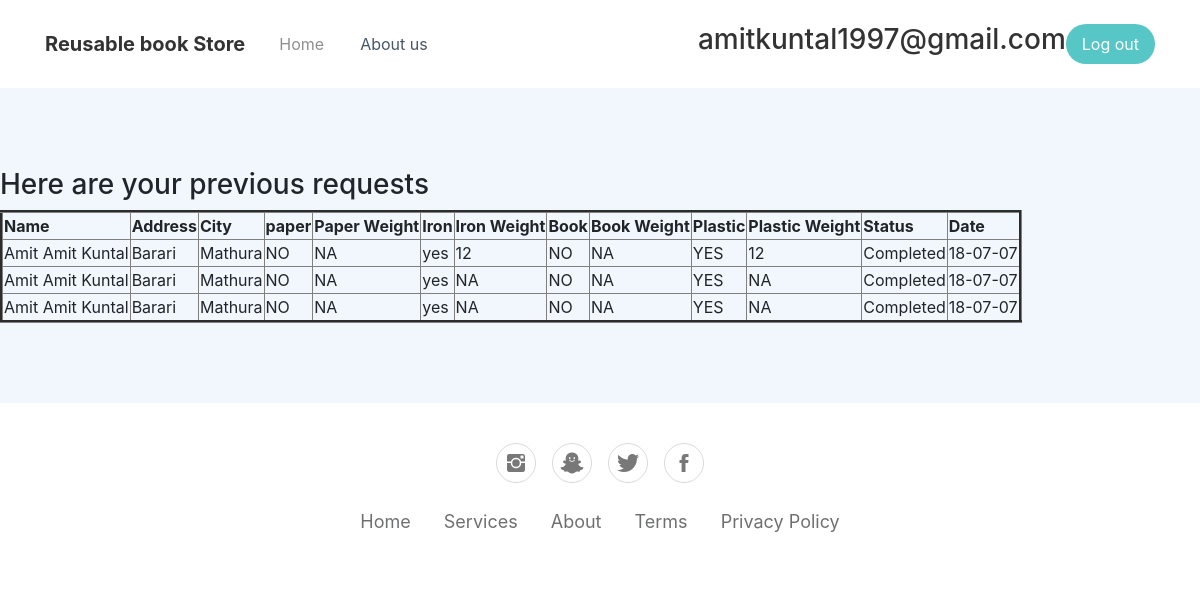
/admin/updateweight.php (signed in), run on the app's committed database.
### tables this page shows
CREATE TABLE IF NOT EXISTS `requests` (
  `requestid` varchar(15) NOT NULL,
  `name` varchar(30) NOT NULL,
  `phone` bigint(10) NOT NULL,
  `address` varchar(50) NOT NULL,
  `street` varchar(30) NOT NULL,
  `city` varchar(20) NOT NULL,
  `state` varchar(20) NOT NULL,
  `zip` varchar(6) NOT NULL,
  `status` text NOT NULL,
  `date` varchar(12) NOT NULL,
  `email` varchar(30) NOT NULL,
  `paper` varchar(3) NOT NULL,
  `pweight` decimal(10,0) NOT NULL,
  `metal` varchar(3) NOT NULL,
  `mweight` decimal(10,0) NOT NULL,
  `book` varchar(3) NOT NULL,
  `bweight` decimal(10,0) NOT NULL,
  `plastic` varchar(3) NOT NULL,
  `plweight` decimal(10,0) NOT NULL,
  PRIMARY KEY (`requestid`)
);

### admin/updateweight.php (the view, shortened to what this page needs)
<?php
if(!isset($_SESSION["sess_user"])){
	header("location:untitled.php");
} else {
?>
<!DOCTYPE html>
<html>
<head>
    <link rel="stylesheet" href="assets/bootstrap/css/bootstrap.min.css">
    <link rel="stylesheet" href="assets/fonts/ionicons.min.css">
    <link rel="stylesheet" href="assets/css/styles.min.css">
</head>
<body>
    <div>
        <nav class="navbar navbar-light navbar-expand-md navigation-clean-button">
            <div class="container"><a class="navbar-brand" href="index.html">Reusable book Store</a>
                <div
                    class="collapse navbar-collapse" id="navcol-1">
                    <ul class="nav navbar-nav mr-auto">
                        <li class="nav-item" role="presentation"><a class="nav-link active" href="#">Home</a></li>
                        <li class="nav-item" role="presentation"><a class="nav-link" href="about.php">About us</a></li>
                    </ul>
					<h3><?php echo $_SESSION['sess_user']; ?></h3>
					<span class="navbar-text actions"> <a class="btn btn-light action-button" role="button" href="logout.php">Log out</a></span></div>
    </div>
    </nav>
    </div>
	<div class="contact-clean">
	<h3>Here are your previous requests</h3>
        <?php
		include_once("config.php");
		$email=$_SESSION['sess_user'];
		$sql="SELECT * FROM `requests`  WHERE email='".$email."' and status='Completed'  ORDER BY `date` ASC;";
		$retval = mysql_query( $sql, $con );
										echo"<table border='3'><tr><th>Name</th>
											<th>Address</th>
											<th>City</th>
											<th>paper</th>
											<th>Paper Weight</th>
											<th>Iron</th>
											<th>Iron Weight</th>
											<th>Book</th>
											<th>Book Weight</th>
											<th>Plastic </th>
											<th>Plastic Weight</th>
											<th>Status</th>
											<th>Date</th>
											</tr>";
									while($row = mysql_fetch_array($retval, MYSQL_ASSOC))
									{
									  echo "<tr><td>{$row['name']}</td>
											<td>{$row['address']}</td>
											<td>{$row['city']}</td>";
										echo	"<td>{$row['paper']}</td>";
										if($row['pweight']=='0')
										{
											echo "<td>NA</td>";
										}
										else
										{
											echo "<td>{$row['pweight']}</td>";
										}
										echo	"<td>{$row['metal']}</td>";
										if($row['mweight']=='0')
										{
											echo "<td>NA</td>";
										}
										else
										{
											echo "<td>{$row['mweight']}</td>";
										}
										echo	"<td>{$row['book']}</td>";
										if($row['bweight']=='0')
										{
											echo "<td>NA</td>";
										}
										else
										{
											echo "<td>{$row['bweight']}</td>";
										}
										echo	"<td>{$row['plastic']}</td>";
										if($row['plweight']=='0')
										{
											echo "<td>NA</td>";
										}
										else
										{
											echo "<td>{$row['plweight']}</td>";
										}
										echo "<td>{$row['status']}</td>";
										echo "<td>{$row['date']}</td>";
										echo	"</tr>";
									}
									echo "</table>";
		?>
    </div>
    <div class="footer-basic">
        <footer>
            <div class="social"><a href="#"><i class="icon ion-social-instagram"></i></a><a href="#"><i class="icon ion-social-snapchat"></i></a><a href="#"><i class="icon ion-social-twitter"></i></a><a href="#"><i class="icon ion-social-facebook"></i></a></div>
            <ul class="list-inline">
                <li class="list-inline-item"><a href="#">Home</a></li>
                <li class="list-inline-item"><a href="#">Services</a></li>
                <li class="list-inline-item"><a href="#">About</a></li>
                <li class="list-inline-item"><a href="#">Terms</a></li>
                <li class="list-inline-item"><a href="#">Privacy Policy</a></li>
            </ul>
        </footer>
    </div>
<?php
}?>
</body>
</html>

### data on the page
requests: name "Amit Amit Kuntal", address "Barari", city "Mathura", paper "NO", pweight "NA", metal "yes", mweight "12", book "NO", bweight "NA", plastic "YES", plweight "12", status "Completed", date "18-07-07"
requests: name "Amit Amit Kuntal", address "Barari", city "Mathura", paper "NO", pweight "NA", metal "yes", mweight "NA", book "NO", bweight "NA", plastic "YES", plweight "NA", status "Completed", date "18-07-07"
requests: name "Amit Amit Kuntal", address "Barari", city "Mathura", paper "NO", pweight "NA", metal "yes", mweight "NA", book "NO", bweight "NA", plastic "YES", plweight "NA", status "Completed", date "18-07-07"

### other printed values
$_SESSION['sess_user'] "amitkuntal1997@gmail.com"
